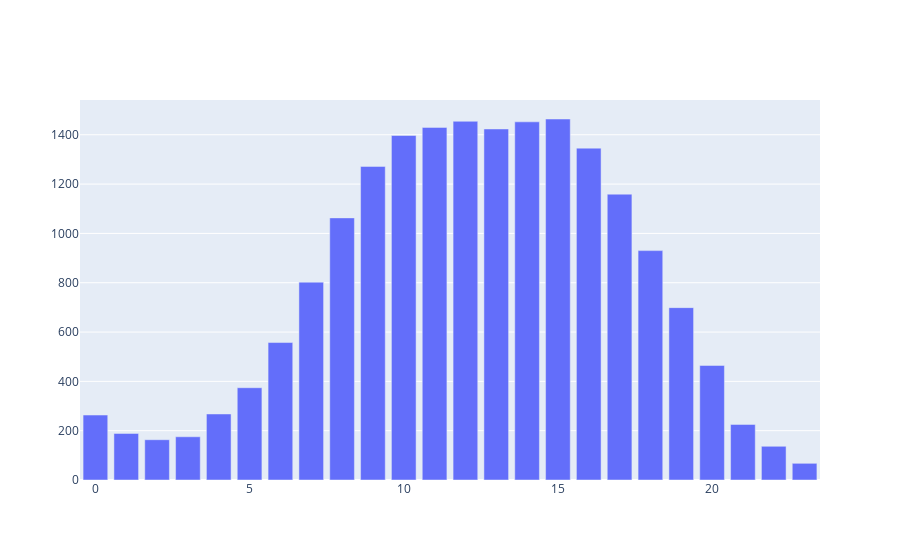

The code cell stored with this chart in its notebook:
### Code cell
import plotly.graph_objects as go

fig = go.Figure(data=[
    go.Bar(name='SG', x = df_sun['Stunde'], y = df_sun['AVG_flow'])
])
# Change the bar mode
fig.show()

### Figure 1 — Plotly figure (JSON) as saved in the notebook; plotly's stock layout.template omitted (floating-point values rounded to 4 significant figures)
{"data": [{"name": "SG", "type": "bar", "x": [0, 1, 2, 3, 4, 5, 6, 7, 8, 9, 10, 11, 12, 13, 14, 15, 16, 17, 18, 19, 20, 21, 22, 23], "y": [263.3, 188.8, 163.4, 175.3, 267.8, 374.2, 557.5, 802.4, 1063.0, 1272.0, 1397.0, 1430, 1455.0, 1424.0, 1453.0, 1464, 1346.0, 1159.0, 930.2, 699.0, 464.5, 225.4, 136.7, 67.68]}], "layout": {"autosize": true, "xaxis": {"autorange": true, "range": [-0.5, 23.5], "type": "linear"}, "yaxis": {"autorange": true, "range": [0, 1541.0], "type": "linear"}}}
